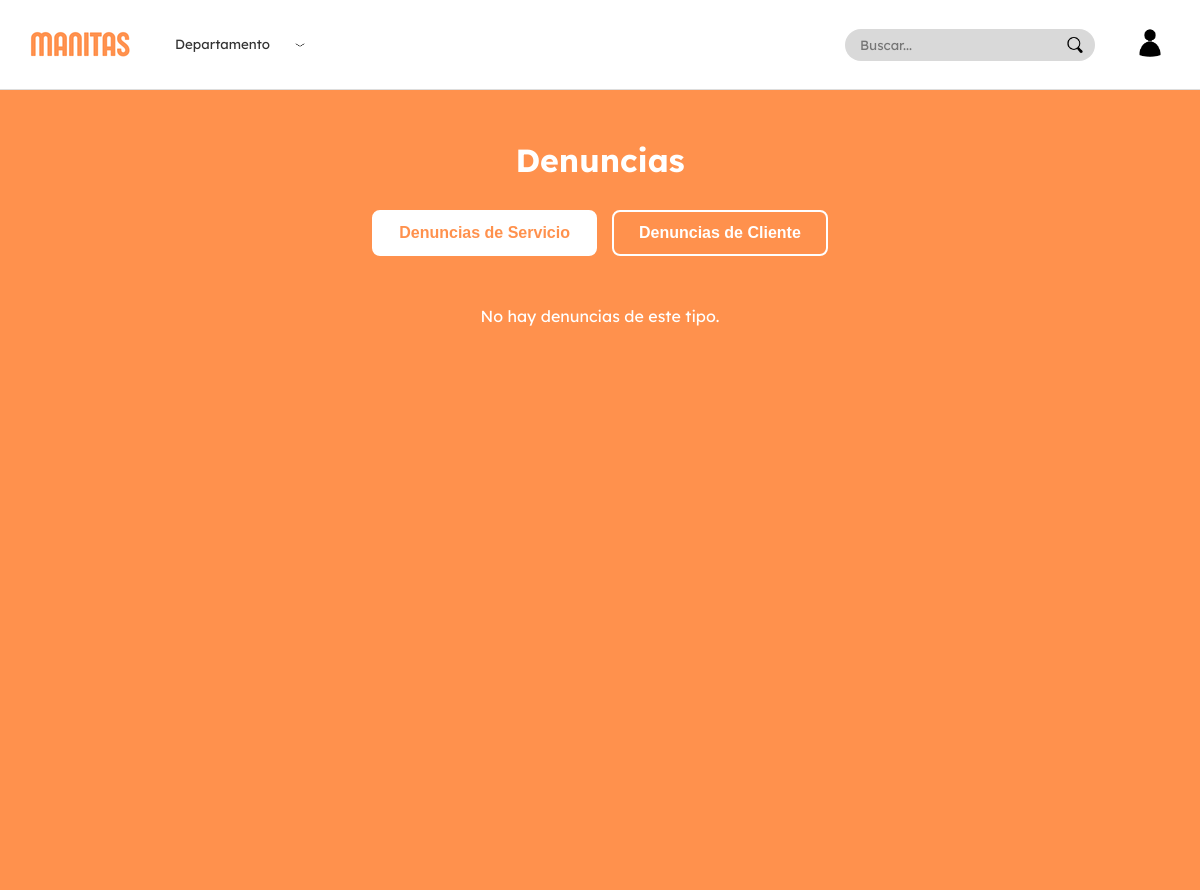
Page /apps/VIstas/paginas/administrador/admin_denuncias.php on the earlier database version.
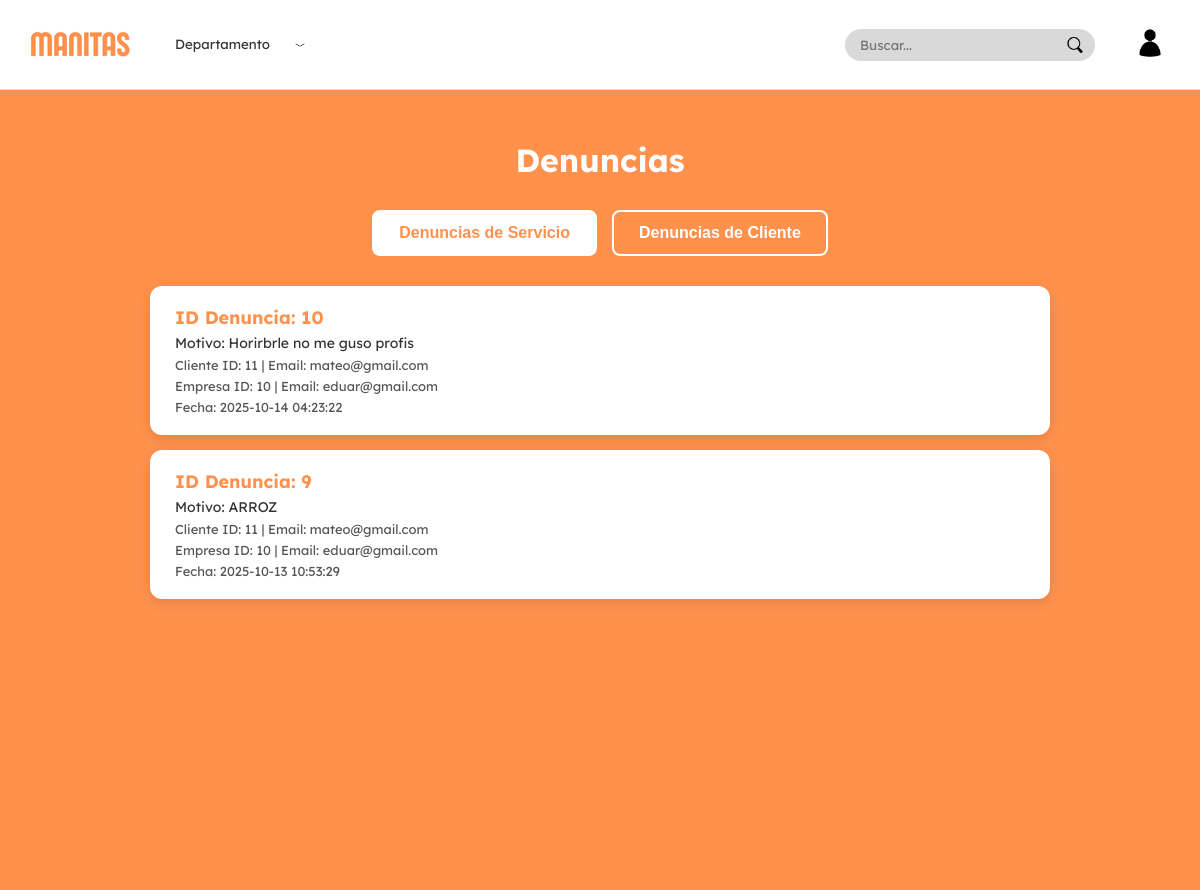
Same page on the later database version.
### tables this page shows
CREATE TABLE `denuncia` (
  `idDenuncia` int NOT NULL AUTO_INCREMENT,
  `idCliente` int NOT NULL,
  `idEmpresa` int NOT NULL,
  `asunto` varchar(50) DEFAULT NULL,
  `fecha` datetime DEFAULT CURRENT_TIMESTAMP,
  `motivo` varchar(500) DEFAULT NULL,
  PRIMARY KEY (`idDenuncia`),
  KEY `idCliente` (`idCliente`),
  KEY `idEmpresa` (`idEmpresa`),
  CONSTRAINT `denuncia_ibfk_1` FOREIGN KEY (`idCliente`) REFERENCES `cliente` (`IdUsuario`),
  CONSTRAINT `denuncia_ibfk_2` FOREIGN KEY (`idEmpresa`) REFERENCES `empresa` (`IdUsuario`)
);

### apps/Controlador/administrador/MostrarDenunciaControlador.php (called while the page is built, shortened)
<?php
require_once($_SERVER['DOCUMENT_ROOT'] . '/Proyecto/apps/modelos/Denuncia.php');
class AdminDenunciaController {
    public function __construct() {
        $tipo = $_GET['tipo'] ?? 'DenunciarServicio';
        $this->denuncias = Denuncia::obtenerPorAsunto($tipo);
    }
}
$adminController = new AdminDenunciaController();
$denuncias = $adminController->denuncias;

### apps/Modelos/Denuncia.php (called while the page is built, shortened)
<?php
require_once($_SERVER['DOCUMENT_ROOT'] . '/Proyecto/apps/modelos/Conexion.php');
class Denuncia {
    private $idDenuncia;
    private $idCliente;
    private $idEmpresa;
    private $motivo;
    private $fecha;
    public function __construct($idCliente, $idEmpresa, $asunto, $motivo = null, $fecha = null, $idDenuncia = null) {
        $this->idDenuncia = $idDenuncia;
        $this->idCliente = $idCliente;
        $this->idEmpresa = $idEmpresa;
        $this->motivo = $motivo;
        $this->fecha = $fecha ?? date('Y-m-d H:i:s');
    }
    public function getIdDenuncia() { return $this->idDenuncia; }
    public function getIdCliente() { return $this->idCliente; }
    public function getIdEmpresa() { return $this->idEmpresa; }
    public function getMotivo() { return $this->motivo; }
    public function getFecha() { return $this->fecha; }
    public static function obtenerPorAsunto($asunto) {
    global $conn;
    $sql = "SELECT
                d.*,
                uc.Email AS emailCliente,
                ue.Email AS emailEmpresa
            FROM denuncia d
            LEFT JOIN usuario uc ON d.idCliente = uc.IdUsuario
            LEFT JOIN usuario ue ON d.idEmpresa = ue.IdUsuario
            WHERE d.asunto = ?
            ORDER BY d.fecha DESC";
    $stmt = $conn->prepare($sql);
    $stmt->bind_param("s", $asunto);
    $stmt->execute();
    $result = $stmt->get_result();
    $denuncias = [];
    while ($row = $result->fetch_assoc()) {
        $denuncia = new Denuncia(
            $row['idCliente'],
            $row['idEmpresa'],
            $row['asunto'],
            $row['motivo'],
            $row['fecha'],
            $row['idDenuncia']
        );
        $denuncias[] = [
            'denuncia' => $denuncia,
            'emailCliente' => $row['emailCliente'],
            'emailEmpresa' => $row['emailEmpresa']
        ];
    }
    return $denuncias;
}
}

### apps/VIstas/paginas/administrador/admin_denuncias.php (the view, shortened to what this page needs)
<?php
require_once($_SERVER['DOCUMENT_ROOT'] . '/Proyecto/apps/controlador/administrador/MostrarDenunciaControlador.php');
?>
<!DOCTYPE html>
<html lang="es">
<head>
<link rel="stylesheet" href="/Proyecto/public/css/layout/navbar.css">
    <link rel="stylesheet" href="/Proyecto/public/css/fonts.css">
<link rel="stylesheet" href="/Proyecto/public/css/paginas/administrador/admin_denuncias.css">
</head>
<body>
    <?php include $_SERVER['DOCUMENT_ROOT'] . '/Proyecto/apps/vistas/layout/navbar.php'; ?>
    <div class="admin-denuncias-page">
        <h1>Denuncias</h1>
        <div class="modal-buttons">
            <a href="?tipo=DenunciarServicio">
                <button class="<?= ($_GET['tipo'] ?? 'DenunciarServicio') === 'DenunciarServicio' ? 'selected' : '' ?>">
                    Denuncias de Servicio
                </button>
            </a>
            <a href="?tipo=DenunciarCliente">
                <button class="<?= ($_GET['tipo'] ?? 'DenunciarServicio') === 'DenunciarCliente' ? 'selected' : '' ?>">
                    Denuncias de Cliente
                </button>
            </a>
        </div>
<ul class="servicios-list">
    <?php if (count($denuncias ?? []) === 0): ?>
        <p class="no-denuncias">No hay denuncias de este tipo.</p>
    <?php else: ?>
        <?php foreach ($denuncias as $item): ?>
            <?php $denuncia = $item['denuncia']; ?>
            <li class="servicio-item">
                <div class="info">
                    <span class="nombre">ID Denuncia: <?= htmlspecialchars($denuncia->getIdDenuncia()) ?></span>
                    <span class="descripcion">Motivo: <?= htmlspecialchars($denuncia->getMotivo()) ?></span>
                    <span class="empresa">
                        Cliente ID: <?= htmlspecialchars($denuncia->getIdCliente()) ?> |
                         Email: <?= htmlspecialchars($item['emailCliente']) ?>
                    </span>
                    <span class="empresa">
                        Empresa ID: <?= htmlspecialchars($denuncia->getIdEmpresa()) ?> |
                        Email: <?= htmlspecialchars($item['emailEmpresa']) ?>
                    </span>
                    <span class="empresa">Fecha: <?= htmlspecialchars($denuncia->getFecha()) ?></span>
                </div>
            </li>
        <?php endforeach; ?>
    <?php endif; ?>
</ul>
    </div>
</body>
</html>

Differences in the rows shown:
added denuncia: idDenuncia "10", motivo "Horirbrle no me guso profis", idCliente "11", emailCliente "mateo@gmail.com", idEmpresa "10", emailEmpresa "eduar@gmail.com", fecha "2025-10-14 04:23:22"
added denuncia: idDenuncia "9", motivo "ARROZ", idCliente "11", emailCliente "mateo@gmail.com", idEmpresa "10", emailEmpresa "eduar@gmail.com", fecha "2025-10-13 10:53:29"
Other differences:
text no longer shown: "No hay denuncias de este tipo."
